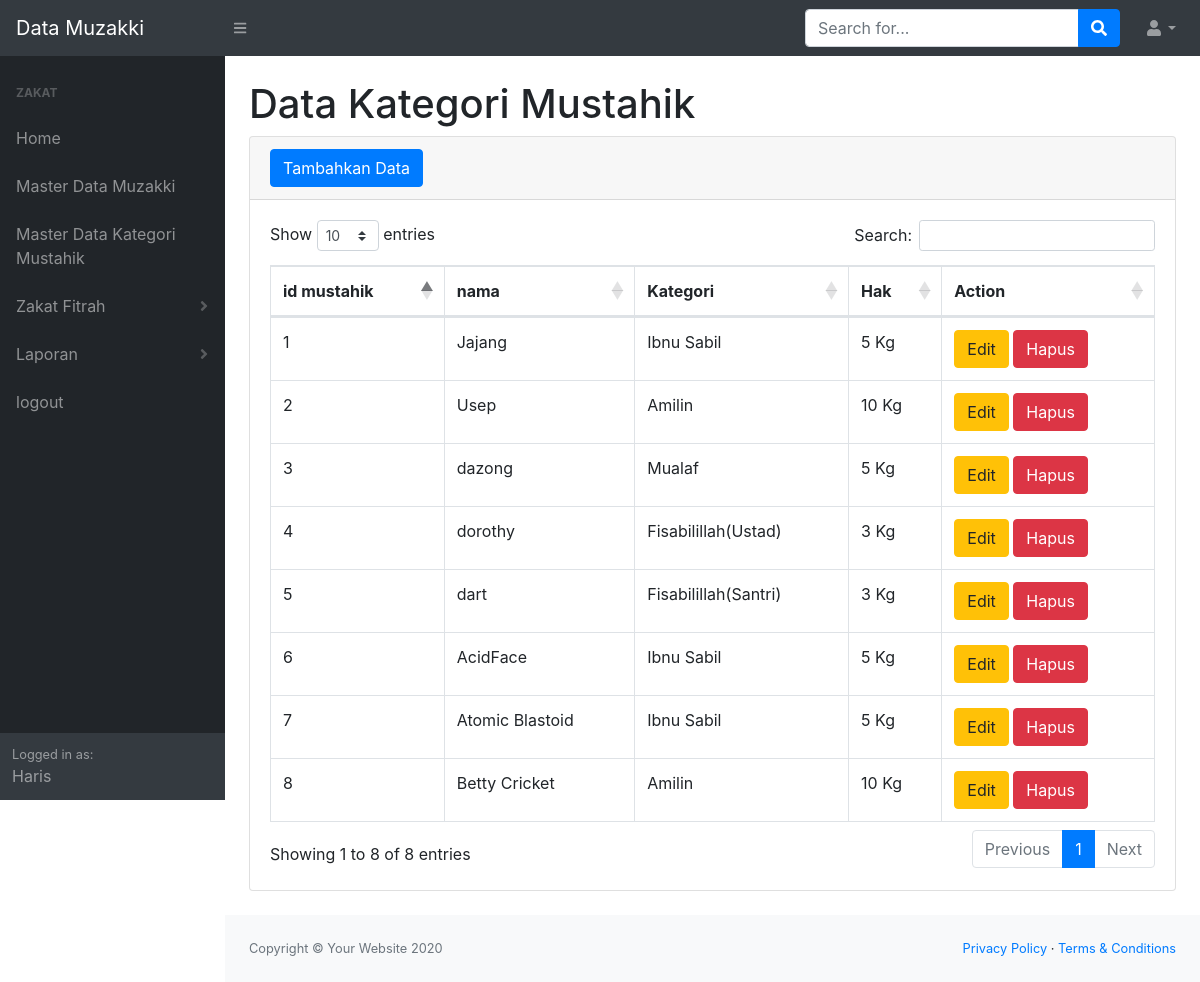
The app's page /cadang/MasterMustahik2.php (signed in) with its own data.
### tables this page shows
CREATE TABLE `mustahik_lainnya` (
  `id_mustahiklainnya` int NOT NULL,
  `nama` varchar(45) NOT NULL,
  `kategori` varchar(100) NOT NULL,
  `hak` varchar(100) NOT NULL
);

### cadang/MasterMustahik2.php (the view, shortened to what this page needs)
<?php
require 'koneksi.php';
?>
<!DOCTYPE html>
<html lang="en">
    <head>
        <link href="css/boostrap.css" rel="stylesheet" />
        <link href="https://cdn.datatables.net/1.10.20/css/dataTables.bootstrap4.min.css" rel="stylesheet" />
        <link rel="stylesheet" href="./css/morph.css">
    </head>
    <body class="sb-nav-fixed">
        <nav class="sb-topnav navbar navbar-expand navbar-dark bg-dark">
            <a class="navbar-brand" href="index.php"> Data Muzakki</a>
            <button class="btn btn-link btn-sm order-1 order-lg-0" id="sidebarToggle" href="#"><i class="fas fa-bars"></i></button>
            <form class="d-none d-md-inline-block form-inline ml-auto mr-0 mr-md-3 my-2 my-md-0">
                <div class="input-group">
                    <input class="form-control" type="text" placeholder="Search for..." aria-label="Search" aria-describedby="basic-addon2" />
                    <div class="input-group-append">
                        <button class="btn btn-primary" type="button"><i class="fas fa-search"></i></button>
                    </div>
                </div>
            </form>
           <ul class="navbar-nav ml-auto ml-md-0">
                <li class="nav-item dropdown">
                    <a class="nav-link dropdown-toggle" id="userDropdown" href="#" role="button" data-toggle="dropdown" aria-haspopup="true" aria-expanded="false"><i class="fas fa-user fa-fw"></i></a>
                </li>
            </ul>
        </nav>
        <div id="layoutSidenav">
            <div id="layoutSidenav_nav">
                <nav class="sb-sidenav accordion sb-sidenav-dark" id="sidenavAccordion">
                    <div class="sb-sidenav-menu">
                    <div class="nav">
                          <div class="sb-sidenav-menu-heading">Zakat</div>
                              <a class="nav-link" href="index.php">
                              Home
                              <a class="nav-link" href="MasterMuzakki.php">
                              Master Data Muzakki
                              <a class="nav-link" href="MasterMustahik.php">
                              Master Data Kategori Mustahik
                              <a class="nav-link collapsed" href="#" data-toggle="collapse" data-target="#collapseLayouts" aria-expanded="false" aria-controls="collapseLayouts">
                              Zakat Fitrah
                              <div class="sb-sidenav-collapse-arrow"><i class="fas fa-angle-down"></i></div>
                              </a>
                              <a class="nav-link collapsed" href="#" data-toggle="collapse" data-target="#collapsePages" aria-expanded="false" aria-controls="collapsePages">
                              Laporan
                              <div class="sb-sidenav-collapse-arrow"><i class="fas fa-angle-down"></i></div>
                              </a>
                              <a class="nav-link" href="login.php">
                              logout
                          </a>
                      </div>
                  </div>
                    <div class="sb-sidenav-footer">
                        <div class="small">Logged in as:</div>
                        <?php echo $_SESSION['username'];?>
                    </div>
                </nav>
            </div>
            <div id="layoutSidenav_content">
                <main>
                    <div class="container-fluid">
                        <h1 class="mt-4">Data Kategori Mustahik</h1>
                        <div class="card mb-4">
                            <div class="card-header">
                            <button type="button" class="btn btn-primary" data-toggle="modal" data-target="#myModal">
                                Tambahkan Data
                            </button>
                            </div>
                            <div class="card-body">
                                <div class="table-responsive">
                                    <table class="table table-bordered" id="dataTable" width="100%" cellspacing="0">
                                        <thead>
                                            <tr>
                                                <th>id mustahik</th>
                                                <th>nama</th>
                                                 <th>Kategori</th>
                                                 <th>Hak</th>
                                               <th>Action</th>
                                            </tr>
                                        </thead>
                                        <tbody>
                                        <?php
                                            $datauser = mysqli_query($koneksi, "select * from mustahik_lainnya");
                                            while($data= mysqli_fetch_array($datauser)){
                                               $idm = $data['id_mustahiklainnya'];
                                               $nm = $data['nama'];
                                               $kategori = $data['kategori'];
                                               $hak = $data['hak'];
                                            ?>
                                            <tr>
                                                <td><?=$idm;?></td>
                                                <td><?=$nm;?></td>
                                                <td><?=$kategori;?></td>
                                                <td><?=$hak;?></td>
                                                <td>
                                                <button type="button" class="btn btn-warning" data-toggle="modal" data-target="#edit<?=$idm;?>">
                                                Edit
                                                <br>
                                                </button>
                                                 <button type="button" class="btn btn-danger" data-toggle="modal" data-target="#hapus<?=$idm;?>">
                                                Hapus
                                                <br>
                                                </button>
                                                </td>
                                            </tr>
                                            <?php
                                            }
                                            ?>
                                        </tbody>
                                    </table>
                                </div>
                            </div>
                        </div>
                    </div>
                </main>
                <footer class="py-4 bg-light mt-auto">
                    <div class="container-fluid">
                        <div class="d-flex align-items-center justify-content-between small">
                            <div class="text-muted">Copyright &copy; Your Website 2020</div>
                            <div>
                                <a href="#">Privacy Policy</a>
                                &middot;
                                <a href="#">Terms &amp; Conditions</a>
                            </div>
                        </div>
                    </div>
                </footer>
            </div>
        </div>
    </body>

### css/morph.css (style rules this page uses)
body { margin: 0px; }

### records on screen
mustahik_lainnya: id_mustahiklainnya "1", nama "Jajang", kategori "Ibnu Sabil", hak "5 Kg"
mustahik_lainnya: id_mustahiklainnya "2", nama "Usep", kategori "Amilin", hak "10 Kg"
mustahik_lainnya: id_mustahiklainnya "3", nama "dazong", kategori "Mualaf", hak "5 Kg"
mustahik_lainnya: id_mustahiklainnya "4", nama "dorothy", kategori "Fisabilillah(Ustad)", hak "3 Kg"
mustahik_lainnya: id_mustahiklainnya "5", nama "dart", kategori "Fisabilillah(Santri)", hak "3 Kg"
mustahik_lainnya: id_mustahiklainnya "6", nama "AcidFace", kategori "Ibnu Sabil", hak "5 Kg"
mustahik_lainnya: id_mustahiklainnya "7", nama "Atomic Blastoid", kategori "Ibnu Sabil", hak "5 Kg"
mustahik_lainnya: id_mustahiklainnya "8", nama "Betty Cricket", kategori "Amilin", hak "10 Kg"

### other values on screen
$_SESSION['username'] "Haris"
